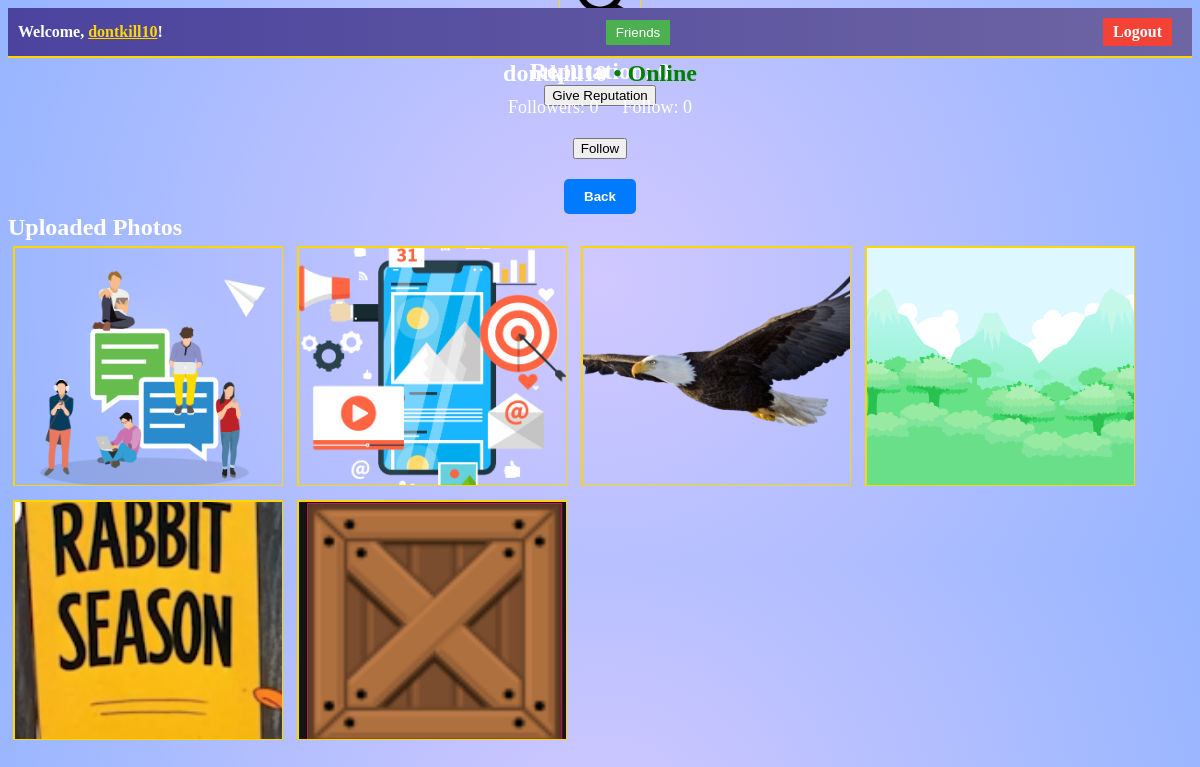
The page /user_profile/dontkill10 (signed in) on the database its author committed.
### main.py (models this page shows, shortened)
class User(db.Model, UserMixin):
    id = db.Column(db.Integer, primary_key=True)
    username = db.Column(db.String(80), unique=True, nullable=False)
    password = db.Column(db.String(120), nullable=False)
    email = db.Column(db.String(120), unique=True, nullable=False)
    profile_photo = db.Column(db.String(255))  # Add this line
    profile_photos = db.Column(db.String(1000))  # Store a list of filenames
    likes = db.relationship("Like", backref="user", lazy=True)
    reputation = db.Column(db.Integer, default=0)
    last_given_reputation_timestamp = db.Column(db.DateTime, default=None)
    reputation_given_count = db.Column(db.Integer, default=0)
    coins = db.Column(db.Integer, default=10)  # Initialize coins to 10
    selected_border_color = db.Column(db.String(20))  # Store the selected border color
    selected_username_color = db.Column(
        db.String(7)
    )  # Store color as a hex string (e.g., "#RRGGBB")
    selected_username_comment = db.Column(db.String(7))  # Store color for comment
    uploaded_photo_count = db.Column(db.Integer, default=0)  # Initialize with 0
    trivia_score = db.Column(
        db.Integer, default=0
    )  # Add this line to store the trivia score
    has_purchased_border_width = db.Column(db.Boolean, default=False)
    selected_border_width = db.Column(
        db.Integer, default=1
    )  # Default border width is 1px
    last_seen = db.Column(db.DateTime, default=datetime.utcnow)
    reset_token = db.Column(db.String(100), nullable=True)
    followers = db.relationship(
        "User",
        secondary="followers",
        primaryjoin="User.id==followers.c.followee_id",
        secondaryjoin="User.id==followers.c.follower_id",
        backref="following",
    )
    friends = relationship(
        "User",
        secondary="friendship",
        primaryjoin=id == Friendship.user_id,
        secondaryjoin=id == Friendship.friend_id,
    )

class Photo(db.Model):
    id = db.Column(db.Integer, primary_key=True)
    filename = db.Column(db.String(255), nullable=False)
    user_id = db.Column(db.Integer, db.ForeignKey("user.id"), nullable=False)
    user = db.relationship("User", backref=db.backref("photos", lazy=True))
    likes = db.relationship(
        "Like", backref="photo", lazy=True, cascade="all, delete-orphan"
    )
    comments = db.relationship(
        "Comment", backref="photo_ref", lazy=True, cascade="all, delete-orphan"
    )
    border_color = db.Column(
        db.String(20)
    )  # Store the border color associated with the photo
    border_width = db.Column(db.Integer)

### main.py (the view)
@app.route("/user_profile/<username>")
@login_required
def user_profile(username):
    if not current_user.profile_photo:
        current_user.profile_photo = "placeholder.png"  # Set the default profile photo
    user = User.query.filter_by(username=username).first()
    if user:
        user_reputation = (
            user.reputation
        )  # Replace 'reputation' with the actual field in your User model
        user_uploaded_photos = Photo.query.filter_by(user_id=user.id).all()
        return render_template(
            "user_profile.html",
            user=user,
            reputation=user_reputation,
            user_uploaded_photos=user_uploaded_photos,
        )
    else:
        flash("User not found.", "error")
        return redirect(url_for("dashboard"))

### main.py (called while the page is built)
@login_manager.user_loader
def load_user(user_id):
    return User.query.get(int(user_id))

@app.before_request
def update_last_seen():
    if current_user.is_authenticated:
        current_user.last_seen = datetime.now(timezone.utc)
        db.session.commit()

### templates/user_profile.html (shortened to what this page needs)
<!DOCTYPE html>
<html lang="en">
<head>
    <link rel="stylesheet" href="{{ url_for('static', filename='user_profile.css') }}">
</head>
<body>
<div class="navbar">
    <span>Welcome, <a href="{{ url_for('profile') }}" class="username-link"><span class="username">{{ current_user.username }}</span></a>!</span>
    <button class="friends-button" onclick="window.location.href='{{ url_for('friends') }}'">Friends</button>
    <a href="{{ url_for('logout') }}" class="logout-button">Logout</a>
</div>
<div class="reputation-section">
    <h2 class="reputation-text">Reputation: <span id="reputation-count">{{ reputation }}</span></h2>
    <button id="give-reputation-button" data-receiver-user-id="{{ user.id }}">
        Give Reputation
    </button>
</div>
<div class="profile-container">
    <div class="profile-avatar">
        <img src="{{ url_for('static', filename='uploads/profile-photo/' ~ user.profile_photo) }}" alt="User Avatar">
    </div>
    <div class="profile-info">
        <h1 class="username-info">
    {{ user.username }}
    <span class="user-status" data-last-seen="{{ user.last_seen }}"></span>
</h1>
        <div class="profile-header">
            <div class="follower-following-counts">
                <div class="follower-count">Followers: {{ user.followers|length }}</div>
                <div class="following-count">Follow: {{ user.following|length }}</div>
            </div>
            <div class="follow-unfollow-button">
                <button
                    id="follow-btn"
                    data-user-id="{{ user.id }}"
                >
                </button>
            </div>
        </div>
        <div class="center-button">
            <button class="back-button" onclick="window.location.href='{{ url_for('dashboard') }}'">Back</button>
        </div>
        <div class="dashboard-content">
            <div class="uploaded-photos-section">
                <h2>Uploaded Photos</h2>
                <div class="uploaded-photos-grid">
                    {% for uploaded_photo in user_uploaded_photos %}
                        <div class="uploaded-photo-box">
                            <div class="uploaded-photo">
                                <img src="{{ url_for('static', filename='uploads/' ~ uploaded_photo.filename) }}" alt="Uploaded Photo" class="profile-image" data-image-src="{{ url_for('static', filename='uploads/' ~ uploaded_photo.filename) }}">
                            </div>
                        </div>
                    {% endfor %}
                </div>
            </div>
        </div>
    </div>
</div>
</body>
</html>

### static/user_profile.css (style rules this page uses)
body { background: radial-gradient(circle, #d1c8ff, #96b5ff); }
h1, h2, h3, p, ul, li { margin: 0; padding: 0; color: white; }
.navbar { background: linear-gradient(90deg, #4b439e, #6e65a3); color: white; padding: 10px; display: flex; justify-content: space-between; align-items: center; font-weight: bold; border-bottom: 2px solid gold; text-align: right; position: relative; }
.navbar .username { cursor: pointer; text-decoration: underline; }
.navbar .logout-button { background-color: #4caf50; color: #fff; border: none; padding: 5px 10px; margin-right: 10px; cursor: pointer; text-decoration: none; }
.navbar .friends-button { background-color: #4caf50; color: #fff; border: none; padding: 5px 10px; cursor: pointer; text-decoration: none; margin-left: 10px; }
.navbar .logout-button { background-color: #f44336; }
.username { color: gold; cursor: pointer; }
.logout-button { text-decoration: none; transition: color 0.3s; }
.profile-container { display: flex; flex-direction: column; justify-content: center; align-items: center; height: 50vh; }
.reputation-section { display: flex; flex-direction: column; justify-content: center; align-items: center; }
.back-button { padding: 10px 20px; background-color: #007bff; color: white; border: none; border-radius: 5px; cursor: pointer; font-weight: bold; transition: background-color 0.3s, color 0.3s; }
.center-button { text-align: center; }
.follower-following-counts { text-align: center; margin-top: 10px; }
.follower-count, .following-count { display: inline-block; color: white; font-size: 18px; margin: 0 10px; }
.profile-info h1 { text-align: center; color: white; font-size: 24px; margin-top: 10px; }
#follow-btn { margin-top: 20px; margin-bottom: 20px; }
.follow-unfollow-button { text-align: center; }
.profile-avatar img { width: 80px; height: 80px; object-fit: cover; border: 1px solid gold; }
.uploaded-photo-box { display: inline-block; margin: 5px; width: 268px; height: 238px; border: 1px solid gold; overflow: hidden; }
.uploaded-photo { width: 100%; height: 100%; display: block; object-fit: contain; }
.uploaded-photo img { width: 100%; height: 100%; object-fit: cover; border: 1px solid gold; }
@media (min-width: 768px) { .uploaded-photo-box:nth-child(3n+1) { clear: left; } }
.user-status.online { color: green; }

### rows shown on the page
User: username "dontkill10"
Photo: filename (picture)
Photo: filename (picture)
Photo: filename (picture)
Photo: filename (picture)
Photo: filename (picture)
Photo: filename (picture)

### other values the page prints
{{ reputation }} "0"
{{ user.followers|length }} "0"
{{ user.following|length }} "0"
